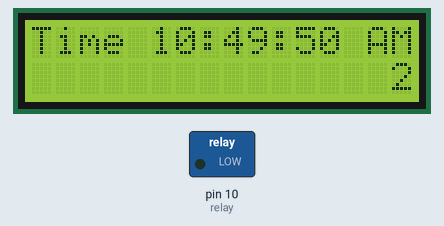
The sketch below on a simulated Arduino Uno, built with avr-gcc and run on an emulated ATmega328P. Shown: 16×2 character LCD, switched loads named in the sketch (green lamp = pin HIGH). Wiring (inferred from the names in the program): DS3231 clock at I2C address 0x68. The local clock reads 2024-03-15 10:24:30 at power-on unless the sketch sets it; what the sketch prints to the serial monitor is not drawn.

Above: at 0.2 s.
At 18.9 s:
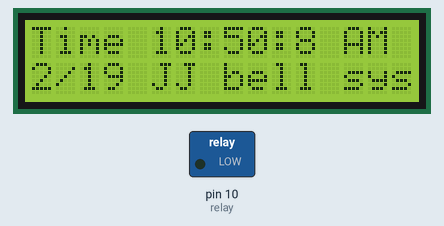
At 28.2 s:
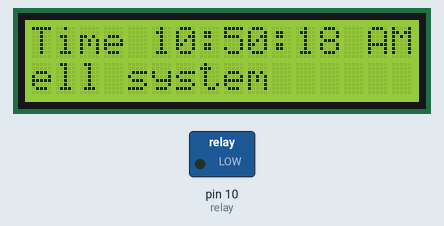
At 38.5 s:
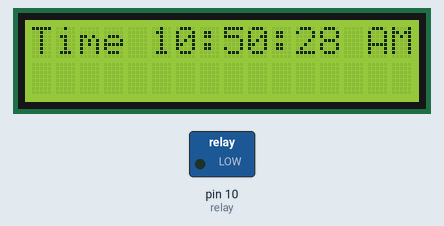
Timing chart, 0 to 40.0 s (numbered marks = the images above):
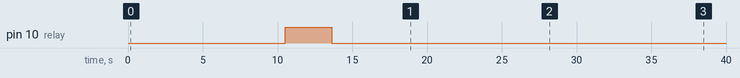

The sketch:

timer.ino
```cpp
#include "Wire.h"
#define DS3231_I2C_ADDRESS 0x68
#include <Wire.h>
#include <LiquidCrystal_I2C.h>
LiquidCrystal_I2C lcd(0x27, 16, 2);
int relay=10;
int waitfor=1;
int count=15;
int k=0;
char charBuf[50];
// Convert normal decimal numbers to binary coded decimal
byte decToBcd(byte val){
  return( (val/10*16) + (val%10) );
}
// Convert binary coded decimal to normal decimal numbers
byte bcdToDec(byte val){
  return( (val/16*10) + (val%16) );
}
void setup(){
  pinMode(relay,OUTPUT);
  digitalWrite(relay,LOW);
  Wire.begin();
  Serial.begin(9600);
  lcd.begin();

  // Turn on the blacklight and print a message.
  lcd.backlight();
  lcd.print("Hello, world!");
  // set the initial time here:
  // DS3231 seconds, minutes, hours, day, date, month, year
  setDS3231time(50,49,10,5,28,2,19);
}
void setDS3231time(byte second, byte minute, byte hour, byte dayOfWeek, byte
dayOfMonth, byte month, byte year){
  // sets time and date data to DS3231
  Wire.beginTransmission(DS3231_I2C_ADDRESS);
  Wire.write(0); // set next input to start at the seconds register
  Wire.write(decToBcd(second)); // set seconds

  Wire.write(decToBcd(minute)); // set minutes
  Wire.write(decToBcd(hour)); // set hours
  Wire.write(decToBcd(dayOfWeek)); // set day of week (1=Sunday, 7=Saturday)
  Wire.write(decToBcd(dayOfMonth)); // set date (1 to 31)
  Wire.write(decToBcd(month)); // set month
  Wire.write(decToBcd(year)); // set year (0 to 99)
  Wire.endTransmission();
}
void readDS3231time(byte *second,
byte *minute,
byte *hour,
byte *dayOfWeek,
byte *dayOfMonth,
byte *month,
byte *year){
  Wire.beginTransmission(DS3231_I2C_ADDRESS);
  Wire.write(0); // set DS3231 register pointer to 00h
  Wire.endTransmission();
  Wire.requestFrom(DS3231_I2C_ADDRESS, 7);
  // request seven bytes of data from DS3231 starting from register 00h
  *second = bcdToDec(Wire.read() & 0x7f);
  *minute = bcdToDec(Wire.read());
  *hour = bcdToDec(Wire.read() & 0x3f);
  *dayOfWeek = bcdToDec(Wire.read());
  *dayOfMonth = bcdToDec(Wire.read());
  *month = bcdToDec(Wire.read());
  *year = bcdToDec(Wire.read());
}
void playalarm(int second,int waittime)
{
  if(second<=waittime)
  {
  digitalWrite(relay, HIGH);
  }
  else
  {
    digitalWrite(relay, LOW);
  }
}

void fralarm(int hour,int minute,int second)
{
  if(hour==9)
 {
   if(minute==0)
   {
    playalarm(second,waitfor+1);
   }
    if(minute==5)
   {
    playalarm(second,waitfor);
   }
   if(minute==55)
   {
    playalarm(second,waitfor);
   }
 }

if(hour==10)
 {

   if(minute==50)
   {
    playalarm(second,waitfor+1);
   }
 }

if(hour==11)
 {
   if(minute==0)
   {
    playalarm(second,waitfor+1);
   }
   if(minute==50)
   {
    playalarm(second,waitfor);
   }
 }

 if(hour==12)
 {

   if(minute==40)
   {
    playalarm(second,waitfor+1);
   }
 }
 if(hour==14)
 {
  if(minute==0)
   {
     playalarm(second,waitfor+1);
   }
   if(minute==40)
   {
    playalarm(second,waitfor);
   }
 }
  if(hour==15)
 {
   if(minute==20)
   {
    playalarm(second,waitfor+1);
   }
   if(minute==30)
   {
    playalarm(second,waitfor+1);
   }
 }
 if(hour==16)
 {
   if(minute==8)
   {
    playalarm(second,1);
   }
   if(minute==10)
   {
    playalarm(second,waitfor+2);
   }
 }
}
void alarm(int hour,int minute,int second)
{

 if(hour==9)
 {
   if(minute==0)
   {
    playalarm(second,waitfor+2);
   }
   if(minute==5)
   {
    playalarm(second,waitfor);
   }
   if(minute==55)
   {
    playalarm(second,waitfor);
   }
 }

if(hour==10)
 {

   if(minute==50)
   {
    playalarm(second,waitfor+1);
   }
 }

if(hour==11)
 {
   if(minute==0)
   {
    playalarm(second,waitfor+1);
   }
   if(minute==50)
   {
    playalarm(second,waitfor);
   }
 }

 if(hour==12)
 {

   if(minute==40)
   {
    playalarm(second,waitfor+1);
   }
 }
  if(hour==13)
 {

   if(minute==30)
   {
    playalarm(second,waitfor+1);
   }
 }
   if(hour==14)
 {

   if(minute==20)
   {
    playalarm(second,waitfor);
   }
 }
    if(hour==15)
 {

   if(minute==10)
   {
    playalarm(second,waitfor+1);
   }
   if(minute==20)
   {
    playalarm(second,waitfor+1);
   }
 }
   if(hour==16)
 {
   if(minute==8)
   {
    playalarm(second,1);
   }
   if(minute==10)
   {
    playalarm(second,waitfor+2);
   }

 }
}
void displayTime(){
  lcd.clear();
  lcd.print("Time ");
  byte second, minute, hour, dayOfWeek, dayOfMonth, month, year;
  // retrieve data from DS3231
  readDS3231time(&second, &minute, &hour, &dayOfWeek, &dayOfMonth, &month,
  &year);
  // send it to the serial monitor
  Serial.print(hour, DEC);
  int hou;
  String pre="";
  if(hour<12)
  {
    pre="AM";
  }
  else
  {
    pre="PM";
  }
  if(hour%12==0)
  {
    hou=12;
  }
  else
  {
    hou=hour%12;
  }
 lcd.print(hou);
 lcd.print(":");
  // convert the byte variable to a decimal number when displayed
  Serial.print(":");
  if (minute<10){
    Serial.print("0");
  }
  Serial.print(minute, DEC);
  lcd.print(minute,DEC);
  lcd.print(":");
  Serial.print(":");
  if (second<10){
    Serial.print("0");
  }
  Serial.print(second, DEC);
  lcd.print(second,DEC);
  lcd.print(" ");
  lcd.print(pre);
//  if(minute%2==0)
//  {
//    if(second<5)
//    {
//    lcd.clear();
//     lcd.setCursor(0,0);
////  for(int i=0;i<second;++i)
////     {
////     lcd.print(" ");
////     }
//     lcd.print("JAIM (EEE)");
//     lcd.setCursor(0,1);
//     lcd.print("   ( jj )   ");
//     delay(2000);
//    }
//  }
if(dayOfWeek==6)
  {
   fralarm(hour,minute,second);
  }
else if(dayOfWeek==7)
  {
   if(dayOfMonth>7&&dayOfMonth<15)
   {

   }
   else
   {
    alarm(hour,minute,second);

   }
  }
  else
  {
  alarm(hour,minute,second);
  }


   lcd.setCursor(count,1);
  //lcd.clear();
  //lcd.setCursor(count,0);
  String stringOne = "";

    stringOne=stringOne+"";
    stringOne=stringOne+String(dayOfMonth);
    stringOne=stringOne+"/";
    stringOne=stringOne+String(month);
    stringOne=stringOne+"/";
    stringOne=stringOne+String(year);
    stringOne=stringOne+" JJ bell system";
    stringOne.toCharArray(charBuf, 50) ;
  if(count<=0)
  {
  for(int j=k;j<strlen(charBuf);++j)
  {
    lcd.print(charBuf[j]);
   // Serial.print(charBuf[j]);
  }
  //Serial.println();
   k=k+1;
    if(k>strlen(charBuf))
    {
      count=15;
      k=0;
    }
  }
  else
  {
   for(int j=0;j<strlen(charBuf);++j)
  {
    lcd.print(charBuf[j]);
    Serial.print(charBuf[j]);
  }
  count=count-1;
  }


  Serial.print(" ");
  Serial.print(dayOfMonth, DEC);
  Serial.print("/");
  Serial.print(month, DEC);


  Serial.print("/");
  Serial.print(year, DEC);
  Serial.print(" Day of week: ");
  switch(dayOfWeek){
  case 1:
    Serial.println("Sunday");
    break;
  case 2:
    Serial.println("Monday");
    break;
  case 3:
    Serial.println("Tuesday");
    break;
  case 4:
    Serial.println("Wednesday");
    break;
  case 5:
    Serial.println("Thursday");
    break;
  case 6:
    Serial.println("Friday");
    break;
  case 7:
    Serial.println("Saturday");
    break;
  }
}
void loop(){

  displayTime(); // display the real-time clock data on the Serial Monitor,
  delay(1000); // every second
}
```

Measured:
- by itself, pin 10 (relay): LOW → HIGH at 10.5 s, → LOW 3.1 s later
- what the display in image 1 shows lasts 1.0 s, from 18.9 s to 19.9 s
